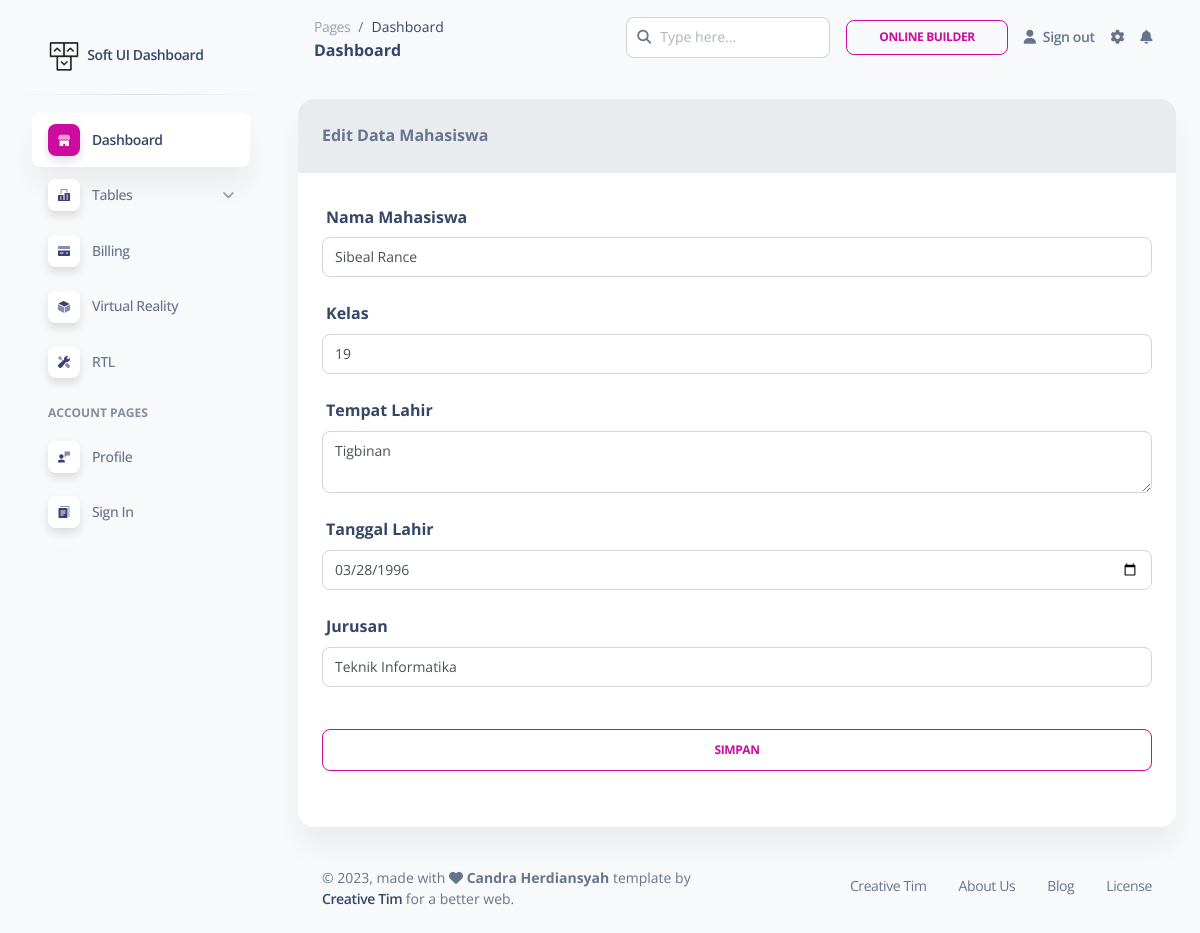
The app's page /dashboard/mahasiswa/edit.php?kd_mahasiswa=1 (signed in) with its own data.
### tables this page shows
CREATE TABLE `tb_mahasiswa` (
  `kd_mahasiswa` int(11) NOT NULL,
  `nama_mahasiswa` varchar(255) NOT NULL,
  `kelas` varchar(255) NOT NULL,
  `tempat_lahir` varchar(255) NOT NULL,
  `tanggal_lahir` date NOT NULL,
  `jurusan` varchar(255) NOT NULL
);

### library/Mahasiswa.php (called while the page is built, shortened)
<?php
class Mahasiswa extends Connection
{
    private $conn;
    public function __construct($db)
    {
        $this->conn = $db;
    }
    public function show($kd_mahasiswa)
    {
        $query = $this->conn->prepare("SELECT * FROM tb_mahasiswa where kd_mahasiswa=?");
        $query->bindParam(1, $kd_mahasiswa);
        $query->execute();
        return $query->fetch();
    }
}

### dashboard/mahasiswa/edit.php (the view, shortened to what this page needs)
<?php
if (!isset($_SESSION['user_id'])) {
    echo "<script type='text/javascript'>
        alert('Maaf anda harus login terlebih dahulu!');
            window.location = '/login.php'
        </script>";
} else {
    $db = new Connection();
    $conn = $db->connect();
    $mhs = new Mahasiswa($conn);
    if (isset($_GET['kd_mahasiswa'])) {
        $kd_mahasiswa = $_GET['kd_mahasiswa'];
        $data_mahasiswa = $mhs->show($kd_mahasiswa);
    }
    ?>
<!DOCTYPE html>
<html lang="en">
<?php include "../../layouts/dashboard/head.php";?>
<body class="g-sidenav-show  bg-gray-100">
    <?php include "../../layouts/dashboard/sidebar.php";?>
    <main class="main-content position-relative max-height-vh-100 h-100 border-radius-lg ">
        <?php include "../../layouts/dashboard/nav.php";?>
        <div class="container-fluid py-4">
            <div class="row">
                <div class="col-12">
                    <div class="card mb-4">
                        <div class="card-header bg-light">
                            <b>Edit Data Mahasiswa</b>
                        </div>
                        <div class="card-body">
                            <form method="post" action="">
                                <div class="form-group">
                                    <label for="nama_mahasiswa" class="col-form-label">Nama Mahasiswa</label>
                                    <div class="col-sm-12">
                                        <input type="text" name="nama_mahasiswa" class="form-control"
                                            id="nama_mahasiswa" value="<?php echo $data_mahasiswa['nama_mahasiswa']; ?>">
                                    </div>
                                </div>
                                <div class="form-group">
                                    <label for="kelas" class="col-form-label">Kelas</label>
                                    <div class="col-sm-12">
                                        <input type="text" name="kelas" class="form-control" value="<?php echo $data_mahasiswa['kelas']; ?>"  id="kelas">
                                    </div>
                                </div>
                                <div class="form-group">
                                    <label for="tempat_lahir" class="col-form-label">Tempat Lahir</label>
                                    <div class="col-sm-12">
                                        <textarea class="form-control" name="tempat_lahir" id="tempat_lahir"><?php echo $data_mahasiswa['tempat_lahir']; ?></textarea>
                                    </div>
                                </div>
                                <div class="form-group">
                                    <label for="tempat_lahir" class="col-form-label">Tanggal Lahir</label>
                                    <div class="col-sm-12">
                                        <input type="date" class="form-control" name="tanggal_lahir"
                                            id="tanggal_lahir" value="<?php echo $data_mahasiswa['tanggal_lahir']; ?>" ></input>
                                    </div>
                                </div>
                                <div class="form-group">
                                    <label for="jurusan" class="col-form-label">Jurusan</label>
                                    <div class="col-sm-12">
                                        <select name="jurusan" class="form-control" id="">
                                            <option value="Teknik Informatika" <?php echo ($data_mahasiswa['jurusan'] == "Teknik Informatika") ? "selected" : ""; ?> >Teknik Informatika</option>
                                        </select>
                                    </div>
                                </div>
                                <div class="form-group">
                                    <div class="col-sm-12">
                                        <div class="d-grid gap-2 col-12 mx-auto">
                                            <button name="simpan" class="btn btn-outline-primary"
                                                type="submit">Simpan</button>
                                        </div>
                                    </div>
                                </div>
                            </form>
                        </div>
                    </div>
                </div>
            </div>
            <?php include "../../layouts/dashboard/footer.php";?>
        </div>
    </main>
</body>
</html>
<?php }?>

### records on screen
tb_mahasiswa: nama_mahasiswa "Sibeal Rance", kelas "19", tempat_lahir "Tigbinan", tanggal_lahir "03/28/1996", jurusan "Teknik Informatika"
